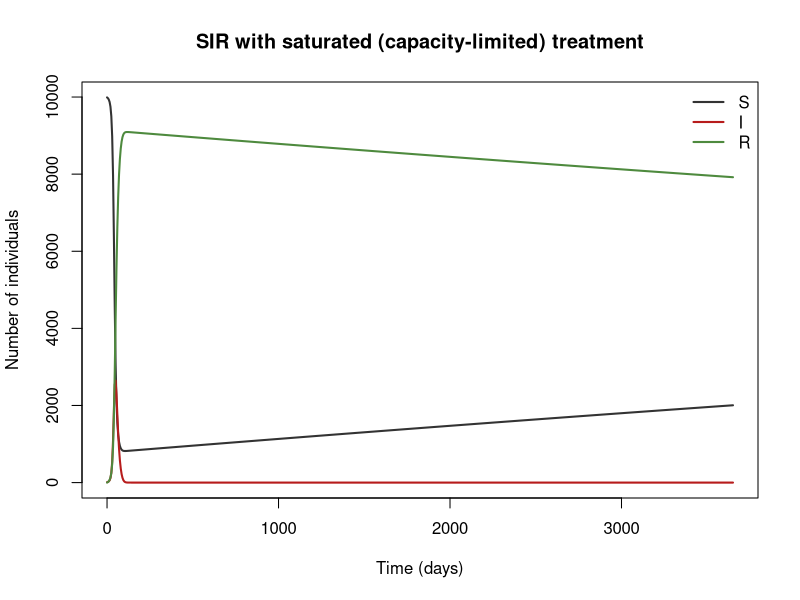

This chart was generated by the following R code:
## SIR with saturated (capacity-limited) treatment
## generic, limited treatment capacity.
## Mass-action (density-dependent) incidence as in the source papers.
## Parameter values: 0 of 7 checked against the source; the rest are recalled or illustrative.
## Reference: Wang W. & Ruan S. (2004) "Bifurcations in an epidemic model with constant removal rate of the infectives", J. Math. Anal. Appl. 291:775–793
## Source: https://doi.org/10.1016/j.jmaa.2003.11.043
##
## Generated from a compartmental model diagram (model format v1).
## Regenerating from the same diagram always gives this exact file.
##
## Compartments: S, I, R
## Flows (time unit: days):
##   (outside) -> S  : Lambda
##   S -> I          : beta * I * S
##   I -> R          : gamma * I
##   I -> R          : treat_pc * I
##   S -> (outside)  : mu * S
##   I -> (outside)  : (mu + d_dis) * I
##   R -> (outside)  : mu * R

library(deSolve)

# ---- Time ------------------------------------------------------------
times <- seq(0, 3650, by = 5)  # days

# ---- Parameters ------------------------------------------------------
parameters <- c(
  Lambda = 0.391,       # recruitment, equal to mu10000 (persons/day) [illustrative]
  mu = 1 / (70 * 365),  # natural death (1/day) [illustrative]
  beta = 3e-5,          # mass-action transmission coefficient [illustrative]
  gamma = 0.1,          # natural recovery (1/day) [illustrative]
  d_dis = 0.001,        # disease death (1/day) [illustrative]
  r_max = 0.1,          # maximal per-capita treatment rate at low prevalence (1/day) [illustrative]
  alpha_t = 0.01        # saturation constant (capacity effect) (1/person) [illustrative]
)

# ---- Initial conditions ----------------------------------------------
state <- c(
  S = 9990,  # susceptible
  I = 10,    # infectious
  R = 0      # removed
)

# ---- Model equations -------------------------------------------------
sir_saturated_treatment_model <- function(t, state, parameters) {
  with(as.list(c(state, parameters)), {
    # Total population
    N <- S + I + R

    # Derived quantities
    treat_pc <- r_max / (1 + alpha_t * I)  # per-capita treatment rate, so the total treatment is r_maxI/(1+alpha_tI)

    # Rates of change
    dS <- Lambda - beta * I * S - mu * S
    dI <- beta * I * S - gamma * I - treat_pc * I - (mu + d_dis) * I
    dR <- gamma * I + treat_pc * I - mu * R

    list(c(dS, dI, dR))
  })
}

# ---- Solve -----------------------------------------------------------
out <- ode(y = state, times = times, func = sir_saturated_treatment_model, parms = parameters)
out <- as.data.frame(out)

# ---- Plot ------------------------------------------------------------
compartment_cols <- c(S = "#333333", I = "#B71C1C", R = "#4E8A3E")
matplot(out$time, out[, names(compartment_cols)], type = "l", lty = 1, lwd = 2,
        col = compartment_cols, xlab = "Time (days)", ylab = "Number of individuals",
        main = "SIR with saturated (capacity-limited) treatment")
legend("topright", legend = names(compartment_cols), col = compartment_cols,
       lty = 1, lwd = 2, bty = "n")
